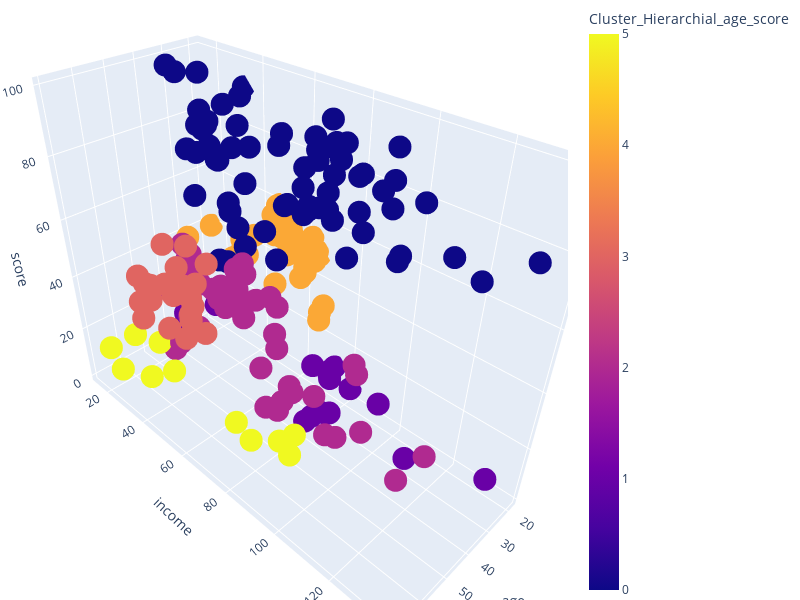

The cell this chart's notebook holds for it:
### Code cell
fig = px.scatter_3d(df_cluster,
                    x='age',
                    y='income',
                    z='score',
                    color='Cluster_Hierarchial_age_score',
                    labels={'x': 'age',
                            'y': 'income',
                            'z': 'score'},)
fig.update_layout(
    margin=dict(l=0, r=0, b=0, t=0),
    autosize=False, 
    width=800,  
    height=600  
)

fig.show()

### Figure 1 — Plotly figure (JSON) as saved in the notebook; plotly's stock layout.template omitted (floating-point values rounded to 4 significant figures; data arrays with more than 128 entries replaced by an {"elided": "..."} marker saying what was removed)
{"data": [{"hovertemplate": "age=%{x}<br>income=%{y}<br>score=%{z}<br>Cluster_Hierarchial_age_score=%{marker.color}<extra></extra>", "legendgroup": "", "marker": {"color": {"elided": "200 int values"}, "coloraxis": "coloraxis", "symbol": "circle"}, "mode": "markers", "name": "", "scene": "scene", "showlegend": false, "type": "scatter3d", "x": {"elided": "200 int values"}, "y": {"elided": "200 int values"}, "z": {"elided": "200 int values"}}], "layout": {"autosize": false, "coloraxis": {"colorbar": {"title": {"text": "Cluster_Hierarchial_age_score"}}, "colorscale": [[0, "#0d0887"], [0.1111, "#46039f"], [0.2222, "#7201a8"], [0.3333, "#9c179e"], [0.4444, "#bd3786"], [0.5556, "#d8576b"], [0.6667, "#ed7953"], [0.7778, "#fb9f3a"], [0.8889, "#fdca26"], [1, "#f0f921"]]}, "height": 600, "legend": {"tracegroupgap": 0}, "margin": {"b": 0, "l": 0, "r": 0, "t": 0}, "scene": {"aspectmode": "auto", "aspectratio": {"x": 0.6093, "y": 1.429, "z": 1.148}, "domain": {"x": [0, 1], "y": [0, 1]}, "xaxis": {"title": {"text": "age"}, "type": "linear"}, "yaxis": {"title": {"text": "income"}, "type": "linear"}, "zaxis": {"title": {"text": "score"}, "type": "linear"}}, "width": 800}}
